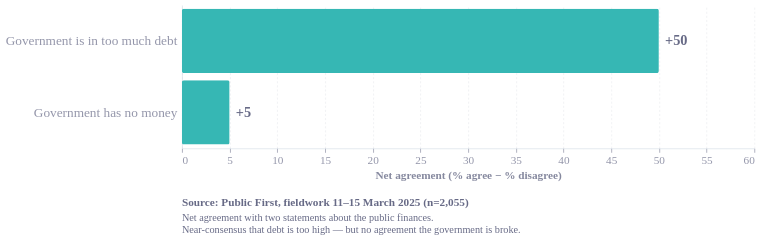

The notebook cell saved with this chart:
### Code cell
import pandas as pd
import altair as alt
from ecostyles import EcoStyles

styles = EcoStyles(); styles.register_and_enable_theme()

df = pd.DataFrame([
    ("Government is in too much debt", 50),
    ("Government has no money",         5),
], columns=["stmt", "net"])
df["series"] = "net"   # constant, so theme assigns one palette colour

base = alt.Chart(df).encode(
    y=alt.Y("stmt:N", sort="-x", title=None,
            axis=alt.Axis(labelFontSize=13, labelLimit=300)))

bars = base.mark_bar(cornerRadius=2).encode(
    x=alt.X("net:Q", title="Net agreement (% agree − % disagree)",
            scale=alt.Scale(domain=[0, 60]),
            axis=alt.Axis(labelFontSize=11, grid=True)),
    color=alt.Color("series:N", legend=None))   # theme colours it

labels = base.mark_text(align="left", dx=6, fontSize=14,
                        color="#676A86", fontWeight="bold").encode(
    x="net:Q", text=alt.Text("net:Q", format="+d"))

caption = alt.Title(
    text="Source: Public First, fieldwork 11–15 March 2025 (n=2,055)",
    subtitle=[
        "Net agreement with two statements about the public finances.",
        "Near-consensus that debt is too high — but no agreement the government is broke.",
    ],
    orient="bottom", anchor="start",
    fontSize=11, subtitleFontSize=10,
    color="#676A86", subtitleColor="#676A86", dy=12)

chart = (
    (bars + labels)
    .properties(width=560, height=alt.Step(70), title=caption)
    .configure(background="white", font="Circular Std")
    .configure_view(fill="transparent", stroke="transparent")
    .configure_axis(labelColor="#676A86", titleColor="#676A86",
                    gridColor="#e5e7eb", domainColor="#cbd5e1"))

styles.save(chart, name="public_views3", svg=True)
chart

### Figure 1 — Vega-Lite specification as saved in the notebook (floating-point values rounded to 4 significant figures)
{"config": {"font": "Circular Std", "text": {"color": "#676A86", "align": "left", "baseline": "middle", "dx": 7, "dy": 0, "fontSize": 11}, "view": {"stroke": "transparent", "continuousWidth": 400, "continuousHeight": 300, "discreteWidth": 400, "discreteHeight": 300, "fill": "transparent"}, "range": {"category": ["#36B7B4", "#E6224B", "#F4C245", "#0063AF", "#00A767", "#179FDB", "#EB5C2E", "#5C267B", "#122B39"], "diverging": ["#E6224B", "#E54753", "#C9C9C9", "#179FDB", "#122B39"], "heatmap": ["#C9C9C9", "#179FDB", "#0063AF", "#122B39"], "ordinal": ["#00A767", "#36B7B4", "#179FDB", "#0063AF", "#243B5A"]}, "bar": {"color": "#179fdb"}, "line": {"color": "#e6224b"}, "rule": {"color": "#676A86"}, "area": {"opacity": 0.8}, "point": {"filled": true, "size": 80, "color": "#e6224b", "opacity": 0.95}, "geoshape": {"stroke": "white", "strokeWidth": 0.3}, "rect": {"fill": "#d6d4d4", "opacity": 0.3}, "axis": {"labelColor": "#676A86", "labelFontSize": 11, "labelFont": "Circular Std", "labelOpacity": 0.7, "tickColor": "#676A86", "tickOpacity": 0.5, "domainColor": "#cbd5e1", "domainOpacity": 0.5, "gridColor": "#e5e7eb", "gridDash": [2, 2], "gridOpacity": 0.5, "title": null, "titleColor": "#676A86", "titleOpacity": 0.8, "tickSize": 4}, "axisXDiscrete": {"grid": false, "labelAngle": 0, "tickCount": 10, "tickOpacity": 0.5, "title": null}, "axisYDiscrete": {"ticks": false, "labelPadding": 5}, "axisXTemporal": {"grid": false, "ticks": true}, "axisXQuantitative": {"grid": true}, "axisYQuantitative": {"gridColor": "#676A86", "gridDash": [1, 5], "gridOpacity": 0.5, "ticks": false, "labelPadding": 5, "tickCount": 8, "titleAngle": 0, "titleAlign": "left", "titleBaseline": "bottom", "titleX": 0, "titleY": -5}, "title": {"color": "#676A86E6", "subtitleColor": "#676A86", "font": "Circular Std", "subtitleFont": "Circular Std", "anchor": "start", "fontSize": 14, "subtitleFontSize": 12, "subtitlePadding": 4, "offset": 0, "frame": "group"}, "legend": {"titleColor": "#122b39", "title": null, "labelColor": "#122b39", "labelFontSize": 11}, "background": "white"}, "layer": [{"mark": {"type": "bar", "cornerRadius": 2}, "encoding": {"color": {"field": "series", "legend": null, "type": "nominal"}, "x": {"axis": {"grid": true, "labelFontSize": 11}, "field": "net", "scale": {"domain": [0, 60]}, "title": "Net agreement (% agree − % disagree)", "type": "quantitative"}, "y": {"axis": {"labelFontSize": 13, "labelLimit": 300}, "field": "stmt", "sort": "-x", "title": null, "type": "nominal"}}}, {"mark": {"type": "text", "align": "left", "color": "#676A86", "dx": 6, "fontSize": 14, "fontWeight": "bold"}, "encoding": {"text": {"field": "net", "format": "+d", "type": "quantitative"}, "x": {"field": "net", "type": "quantitative"}, "y": {"axis": {"labelFontSize": 13, "labelLimit": 300}, "field": "stmt", "sort": "-x", "title": null, "type": "nominal"}}}], "data": {"name": "data-ff337996e3fcb8ada9a9a70839bc0bcb"}, "height": {"step": 70}, "title": {"text": "Source: Public First, fieldwork 11–15 March 2025 (n=2,055)", "anchor": "start", "color": "#676A86", "dy": 12, "fontSize": 11, "orient": "bottom", "subtitle": ["Net agreement with two statements about the public finances.", "Near-consensus that debt is too high — but no agreement the government is broke."], "subtitleColor": "#676A86", "subtitleFontSize": 10}, "width": 560, "$schema": "https://vega.github.io/schema/vega-lite/v6.4.1.json", "datasets": {"data-ff337996e3fcb8ada9a9a70839bc0bcb": [{"stmt": "Government is in too much debt", "net": 50, "series": "net"}, {"stmt": "Government has no money", "net": 5, "series": "net"}]}}
